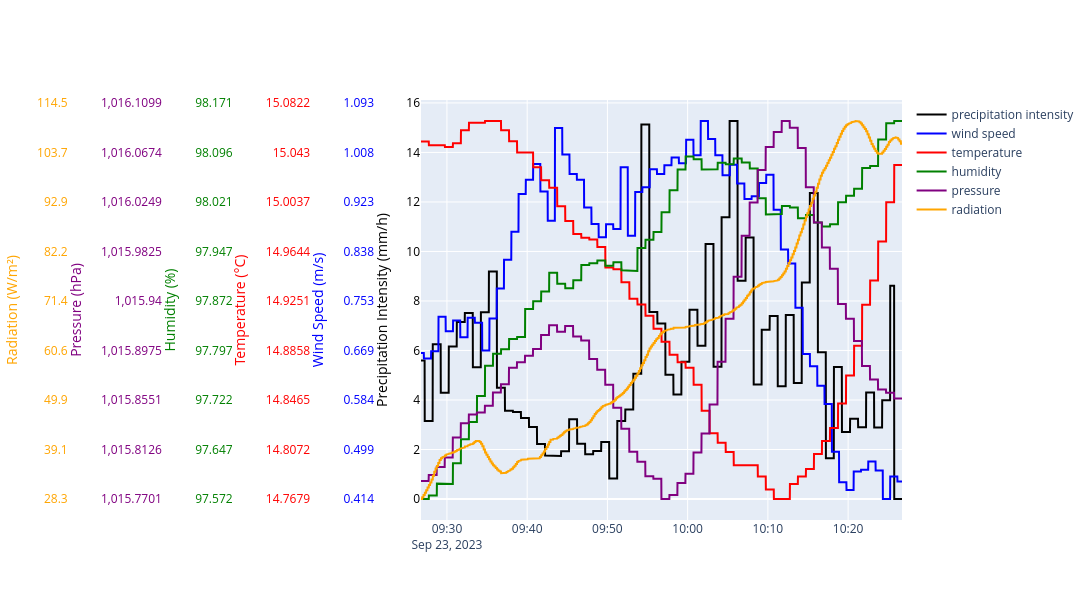

Notebook code for this chart:
### Markdown cell above
### Met Data Overview

### Code cell
parameters = {
    "precipitation intensity": {
        "data_key": ("precipitation", "intensity_hour_shifted"),
        "color": "black",
        "axis_title": "Precipitation Intensity (mm/h)",
    },
    "wind speed": {
        "data_key": ("wind", "speed_avg"),
        "color": "blue",
        "axis_title": "Wind Speed (m/s)",
    },
    "temperature": {
        "data_key": ("temperature", "average"),
        "color": "red",
        "axis_title": "Temperature (°C)",
    },
    "humidity": {
        "data_key": ("humidity", "relative_avg"),
        "color": "green",
        "axis_title": "Humidity (%)",
    },
    "pressure": {
        "data_key": ("pressure", "relative_avg"),
        "color": "purple",
        "axis_title": "Pressure (hPa)",
    },
    "radiation": {
        "data_key": ("radiation", "current"),
        "color": "orange",
        "axis_title": "Radiation (W/m²)",
    },
}

plot_timeseries_separate_axes(df, parameters)

### Figure 1 — Plotly figure (JSON) as saved in the notebook; plotly's stock layout.template omitted (floating-point values rounded to 4 significant figures; data arrays with more than 128 entries replaced by an {"elided": "..."} marker saying what was removed)
{"data": [{"line": {"color": "black"}, "mode": "lines", "name": "precipitation intensity", "type": "scatter", "x": {"elided": "3598 str values"}, "y": {"elided": "3598 float values"}, "yaxis": "y"}, {"line": {"color": "blue"}, "mode": "lines", "name": "wind speed", "type": "scatter", "x": {"elided": "3598 str values"}, "y": {"elided": "3598 float values"}, "yaxis": "y2"}, {"line": {"color": "red"}, "mode": "lines", "name": "temperature", "type": "scatter", "x": {"elided": "3598 str values"}, "y": {"elided": "3598 float values"}, "yaxis": "y3"}, {"line": {"color": "green"}, "mode": "lines", "name": "humidity", "type": "scatter", "x": {"elided": "3598 str values"}, "y": {"elided": "3598 float values"}, "yaxis": "y4"}, {"line": {"color": "purple"}, "mode": "lines", "name": "pressure", "type": "scatter", "x": {"elided": "3598 str values"}, "y": {"elided": "3598 float values"}, "yaxis": "y5"}, {"line": {"color": "orange"}, "mode": "lines", "name": "radiation", "type": "scatter", "x": {"elided": "3598 str values"}, "y": {"elided": "3598 float values"}, "yaxis": "y6"}], "layout": {"height": 600, "width": 1400, "yaxis": {"tickfont": {"color": "black"}, "title": {"font": {"color": "black"}, "text": "Precipitation Intensity (mm/h)"}}, "yaxis2": {"anchor": "free", "autoshift": true, "overlaying": "y", "tickfont": {"color": "blue"}, "tickmode": "sync", "title": {"font": {"color": "blue"}, "text": "Wind Speed (m/s)"}}, "yaxis3": {"anchor": "free", "autoshift": true, "overlaying": "y", "tickfont": {"color": "red"}, "tickmode": "sync", "title": {"font": {"color": "red"}, "text": "Temperature (°C)"}}, "yaxis4": {"anchor": "free", "autoshift": true, "overlaying": "y", "tickfont": {"color": "green"}, "tickmode": "sync", "title": {"font": {"color": "green"}, "text": "Humidity (%)"}}, "yaxis5": {"anchor": "free", "autoshift": true, "overlaying": "y", "tickfont": {"color": "purple"}, "tickmode": "sync", "title": {"font": {"color": "purple"}, "text": "Pressure (hPa)"}}, "yaxis6": {"anchor": "free", "autoshift": true, "overlaying": "y", "tickfont": {"color": "orange"}, "tickmode": "sync", "title": {"font": {"color": "orange"}, "text": "Radiation (W/m²)"}}}}
